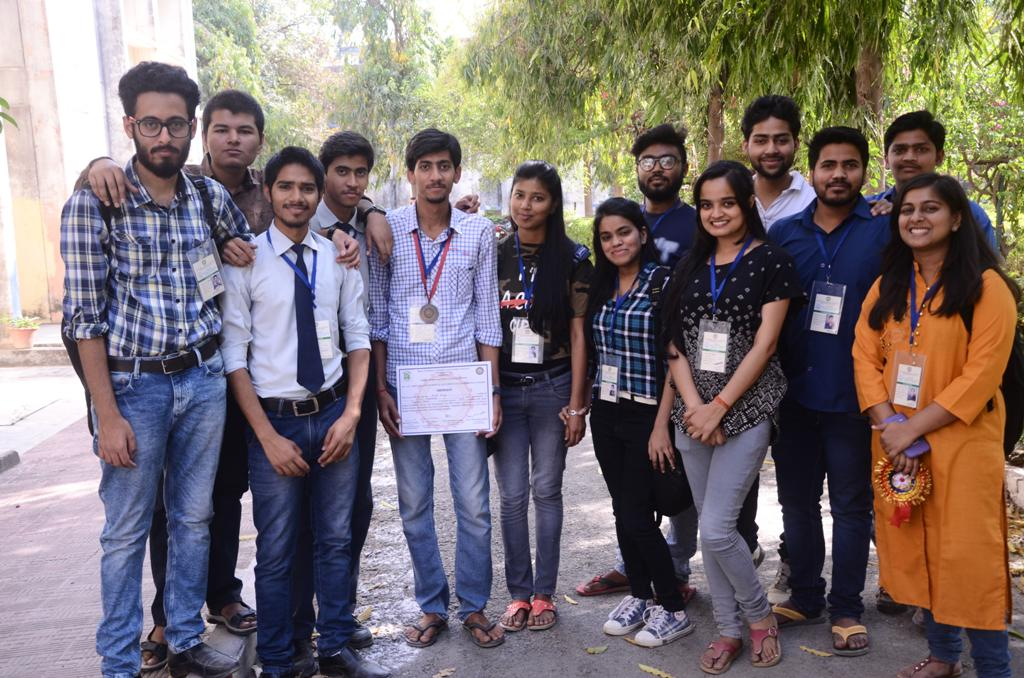
#> input picture img/DSC_1452.JPG, 1024 x 678 px
$ python face_detection.py
#> lines starting #> are read from the running program, lines starting #| are printed output that depends on the picture; after the words box and inside, x2 and y2 are one past the last pixel; in counts of white or black regions, pixels touching at a corner belong together
#importing OpenCV
import cv2

#Create Cascade classifier Object
face_cascade = cv2.CascadeClassifier("haarcascade_frontalface_default.xml")

#Reading image in RGB format
#img = cv2.imread("img/DSC_1468.JPG", 1)
img = cv2.imread("img/DSC_1452.JPG", 1)
#> img is the input picture: shape (678, 1024, 3); mean B, G, R 111.1, 110.9, 120.6
#img = cv2.imread("img/DSC_1396.JPG", 1)
#img = cv2.imread("img/mahendra-singh-dhoni1.jpg", 1)

#Convert RGB image into Gray scale image
gray_img = cv2.cvtColor(img, cv2.COLOR_BGR2GRAY)
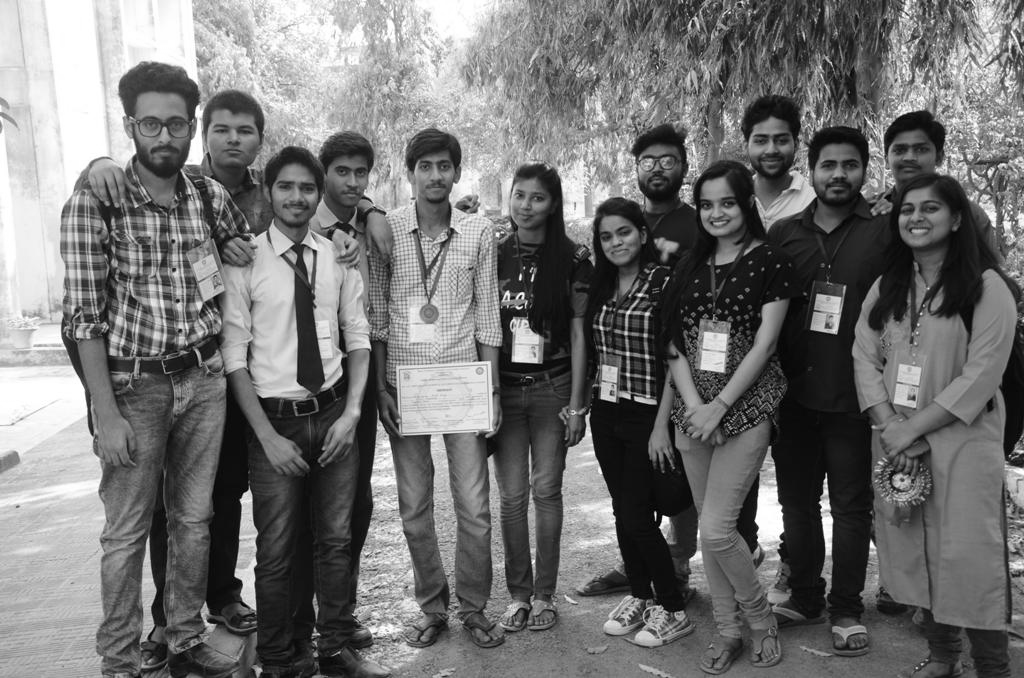
#> gray_img: shape (678, 1024); min 0, max 255, mean 113.8

#Search the image co-ordinate
faces = face_cascade.detectMultiScale(gray_img, scaleFactor = 1.27978, minNeighbors = 5)
#> faces = 13 rows, first 6: [882, 127, 56, 56], [408, 145, 55, 55], [504, 178, 47, 47], [692, 183, 54, 54], [891, 187, 57, 57], [592, 214, 50, 50]

for x,y,w,h in faces:
    img = cv2.rectangle(img, (x,y), (x+w, y+h), (255, 0, 0), 3)
#> this loop made 13 passes
#> (x, y, w, h) on passes 1 to 12: (882, 127, 56, 56), (408, 145, 55, 55), (504, 178, 47, 47), (692, 183, 54, 54), (891, 187, 57, 57), (592, 214, 50, 50), (203, 107, 59, 59), (741, 116, 62, 62), (634, 136, 57, 57), (809, 141, 62, 62), (324, 151, 54, 54), (266, 164, 60, 60)
#> pass 1, `img = cv2.rectangle(img, (x,y), (x+w, y+h), (255, 0, 0), 3)`:
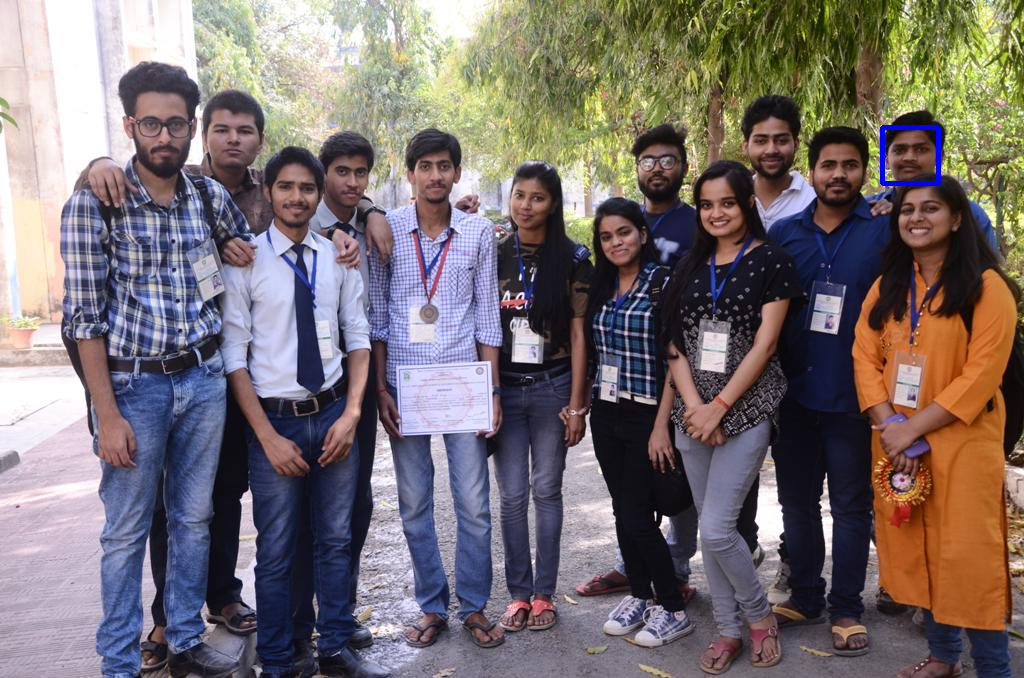
#> img: shape (678, 1024, 3); 0.16% of pixels changed, all inside (x1, y1, x2, y2) = (880, 125, 941, 186)
#> pass 2, `img = cv2.rectangle(img, (x,y), (x+w, y+h), (255, 0, 0), 3)`:
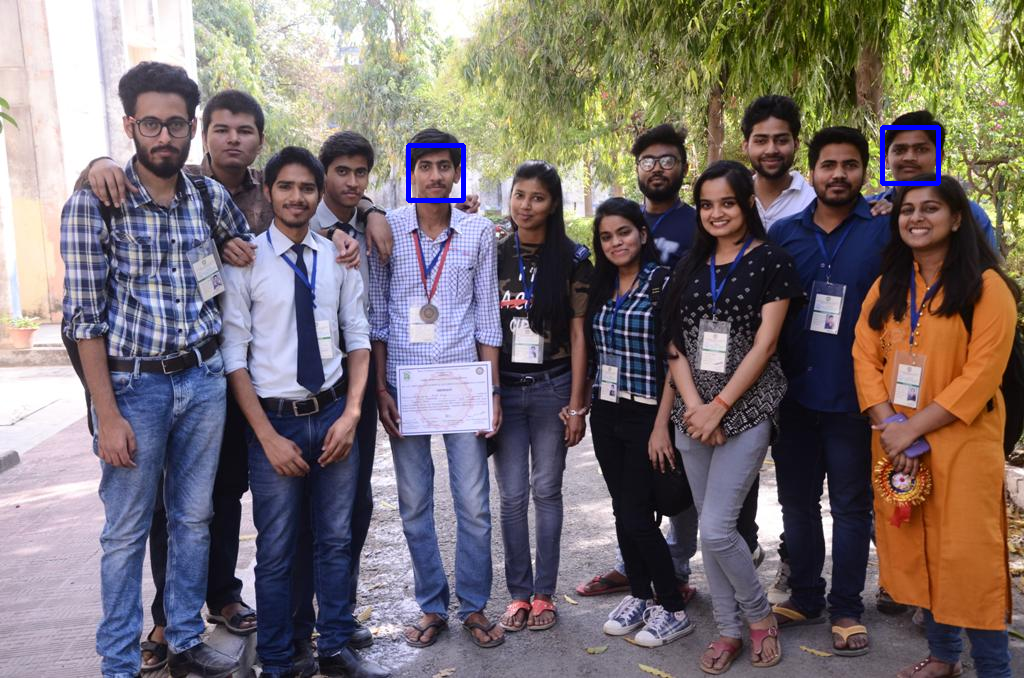
#> img: shape (678, 1024, 3); 0.16% of pixels changed, all inside (x1, y1, x2, y2) = (406, 143, 466, 203)
#> pass 3, `img = cv2.rectangle(img, (x,y), (x+w, y+h), (255, 0, 0), 3)`:
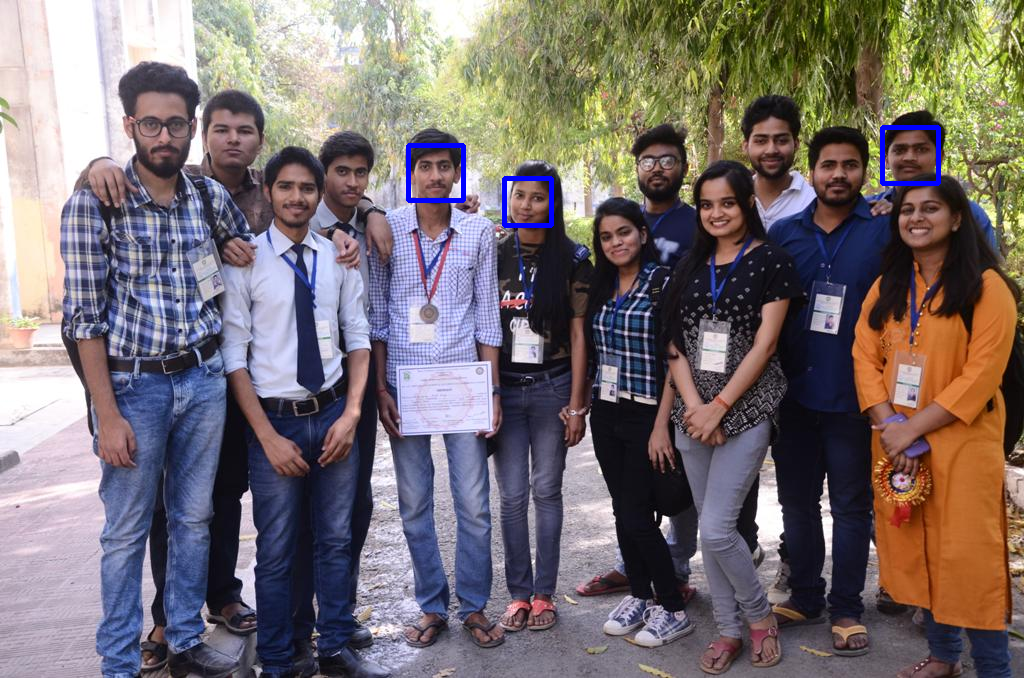
#> img: shape (678, 1024, 3); 0.13% of pixels changed, all inside (x1, y1, x2, y2) = (502, 176, 554, 228)
#> after the loop:
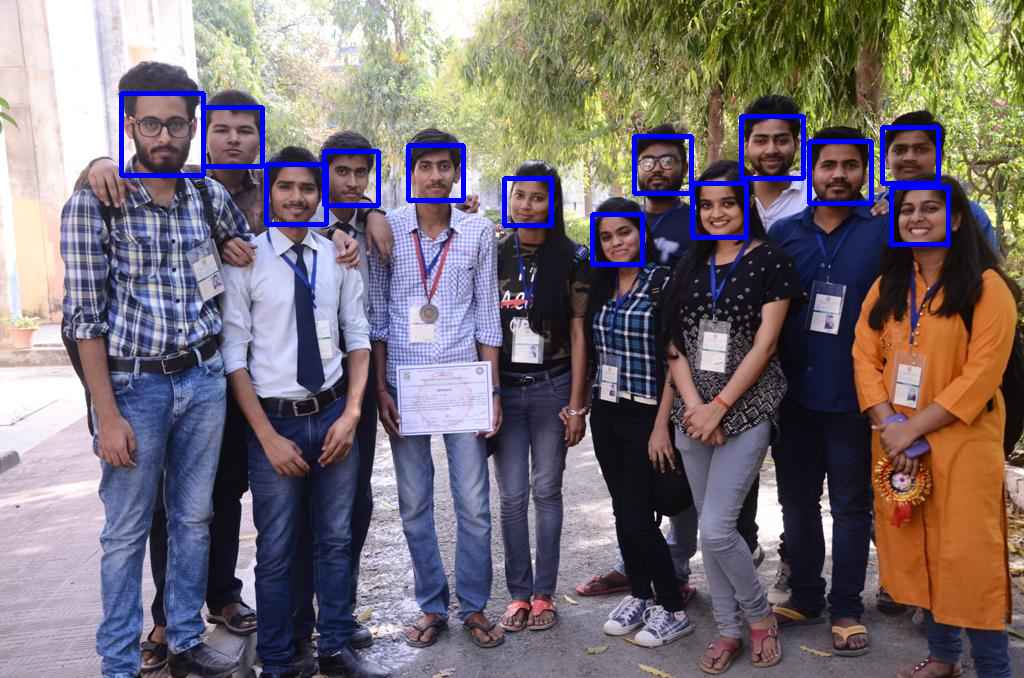
#> img: shape (678, 1024, 3); 1.62% of pixels changed, all inside (x1, y1, x2, y2) = (119, 91, 951, 267)

#Resizing the image
resized = cv2.resize(img, (int(img.shape[1]/2),int(img.shape[0]/2)))
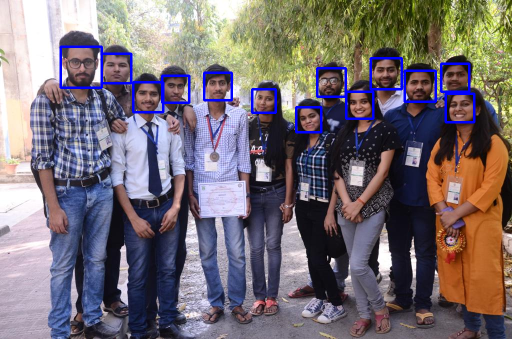
#> resized: shape (339, 512, 3); mean B, G, R 114.8, 109.2, 118.7

#Showing image
cv2.imshow("Face Detection", img)
cv2.waitKey(0)
cv2.destroyAllWindows()

$ run again, with img/DSC_1396.JPG copied over img/DSC_1452.JPG
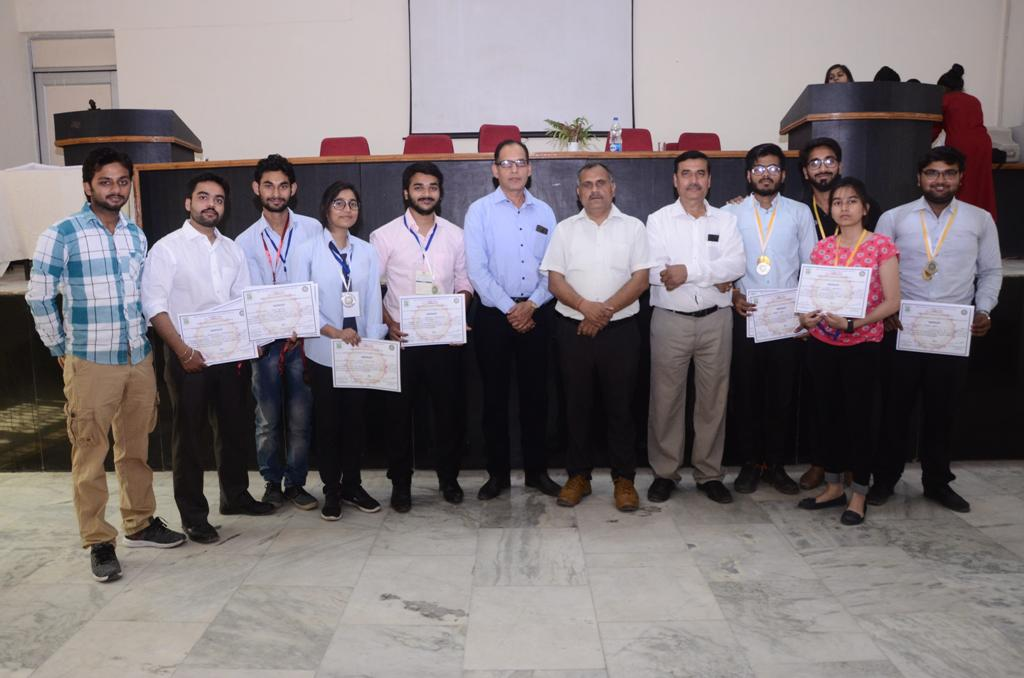
#> input picture img/DSC_1396.JPG, 1024 x 678 px
#> img is the input picture: shape (678, 1024, 3); mean B, G, R 123.3, 120.1, 128.1
#> faces = [[496, 150, 38, 38], [672, 156, 45, 45], [574, 167, 43, 43], [405, 172, 41, 41], [327, 189, 39, 39], [824, 185, 43, 43], [918, 154, 47, 47], [89, 162, 50, 50], [252, 168, 47, 47], [188, 180, 45, 45]]
#> the loop `for x,y,w,h in faces:` made 10 passes
#> pass 1, `img = cv2.rectangle(img, (x,y), (x+w, y+h), (255, 0, 0), 3)`:
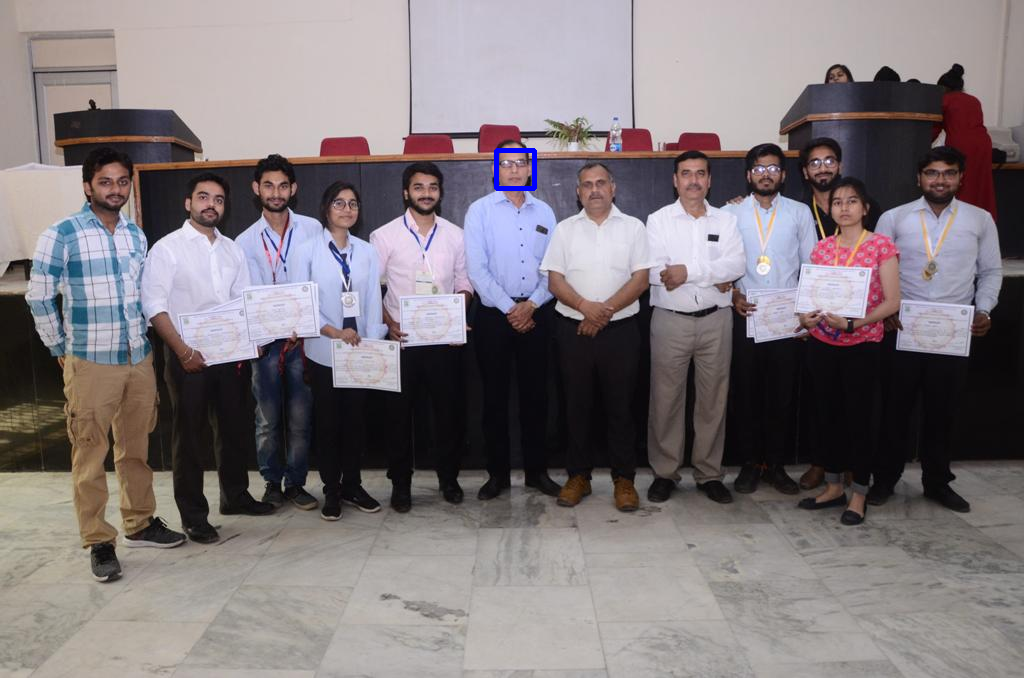
#> img: shape (678, 1024, 3); 0.11% of pixels changed, all inside (x1, y1, x2, y2) = (494, 148, 537, 191)
#> after the loop `for x,y,w,h in faces:`:
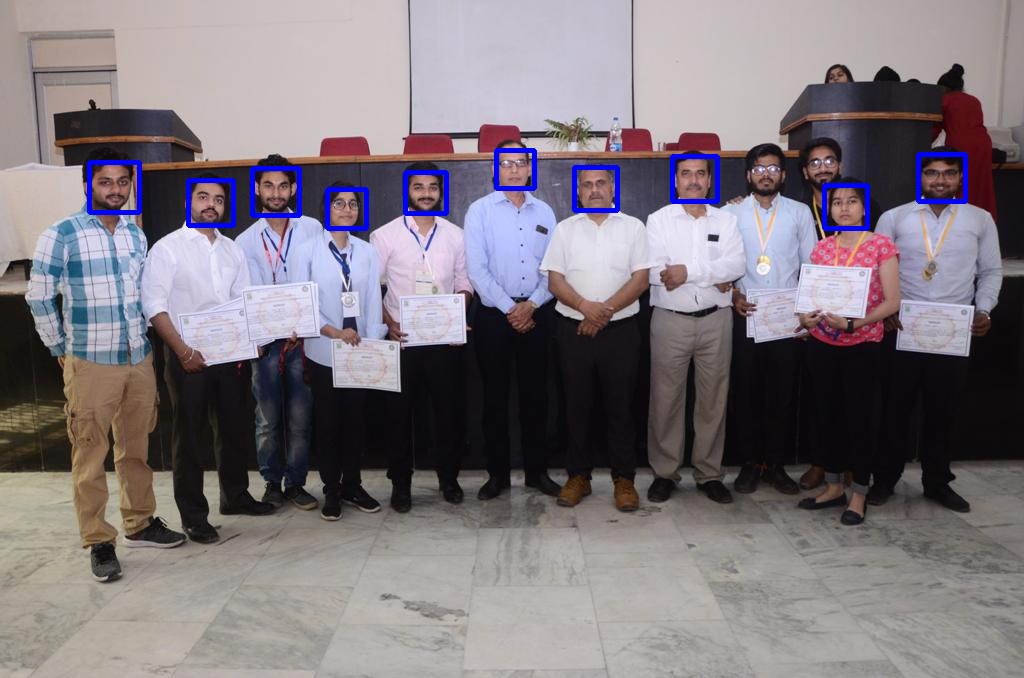
#> img: shape (678, 1024, 3); mean B, G, R 125.6, 119.4, 127.2
